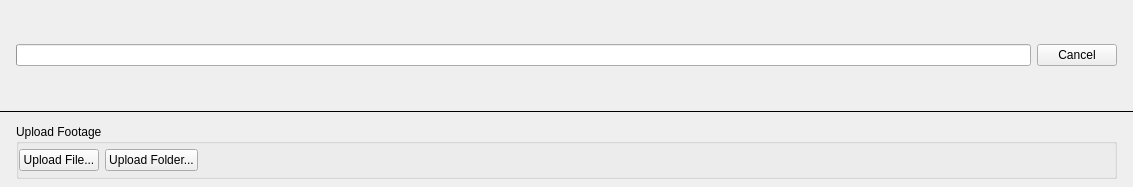
<?xml version="1.0" encoding="UTF-8"?>
<ui version="4.0">
 <class>WearableCameraUploadWidget</class>
 <widget class="QWidget" name="WearableCameraUploadWidget">
  <property name="geometry">
   <rect>
    <x>0</x>
    <y>0</y>
    <width>1133</width>
    <height>187</height>
   </rect>
  </property>
  <property name="sizePolicy">
   <sizepolicy hsizetype="MinimumExpanding" vsizetype="Fixed">
    <horstretch>0</horstretch>
    <verstretch>0</verstretch>
   </sizepolicy>
  </property>
  <layout class="QVBoxLayout" name="verticalLayout_3">
   <property name="spacing">
    <number>0</number>
   </property>
   <property name="leftMargin">
    <number>0</number>
   </property>
   <property name="topMargin">
    <number>0</number>
   </property>
   <property name="rightMargin">
    <number>0</number>
   </property>
   <property name="bottomMargin">
    <number>0</number>
   </property>
   <item>
    <widget class="nx::client::desktop::Panel" name="progressPanel" native="true">
     <layout class="QHBoxLayout" name="horizontalLayout">
      <property name="leftMargin">
       <number>16</number>
      </property>
      <property name="topMargin">
       <number>16</number>
      </property>
      <property name="rightMargin">
       <number>16</number>
      </property>
      <property name="bottomMargin">
       <number>16</number>
      </property>
      <item>
       <widget class="QProgressBar" name="uploadProgressBar"/>
      </item>
      <item>
       <widget class="QPushButton" name="cancelButton">
        <property name="text">
         <string>Cancel</string>
        </property>
       </widget>
      </item>
     </layout>
    </widget>
   </item>
   <item>
    <widget class="Line" name="line">
     <property name="maximumSize">
      <size>
       <width>16777215</width>
       <height>1</height>
      </size>
     </property>
     <property name="frameShadow">
      <enum>QFrame::Plain</enum>
     </property>
     <property name="orientation">
      <enum>Qt::Horizontal</enum>
     </property>
    </widget>
   </item>
   <item>
    <layout class="QVBoxLayout" name="verticalLayout_2">
     <property name="leftMargin">
      <number>16</number>
     </property>
     <property name="topMargin">
      <number>12</number>
     </property>
     <property name="rightMargin">
      <number>16</number>
     </property>
     <property name="bottomMargin">
      <number>8</number>
     </property>
     <item>
      <widget class="QGroupBox" name="uploadGroupBox">
       <property name="sizePolicy">
        <sizepolicy hsizetype="Preferred" vsizetype="Fixed">
         <horstretch>0</horstretch>
         <verstretch>0</verstretch>
        </sizepolicy>
       </property>
       <property name="title">
        <string>Upload Footage</string>
       </property>
       <property name="flat">
        <bool>true</bool>
       </property>
       <layout class="QVBoxLayout" name="verticalLayout">
        <property name="leftMargin">
         <number>0</number>
        </property>
        <property name="topMargin">
         <number>0</number>
        </property>
        <property name="rightMargin">
         <number>0</number>
        </property>
        <property name="bottomMargin">
         <number>0</number>
        </property>
        <item>
         <widget class="QStackedWidget" name="stackedWidget">
          <property name="currentIndex">
           <number>0</number>
          </property>
          <widget class="QWidget" name="controlsPage">
           <layout class="QHBoxLayout" name="horizontalLayout_2">
            <property name="leftMargin">
             <number>0</number>
            </property>
            <property name="topMargin">
             <number>0</number>
            </property>
            <property name="rightMargin">
             <number>0</number>
            </property>
            <property name="bottomMargin">
             <number>0</number>
            </property>
            <item>
             <widget class="QPushButton" name="uploadFileButton">
              <property name="text">
               <string>Upload File...</string>
              </property>
             </widget>
            </item>
            <item>
             <widget class="QPushButton" name="uploadFolderButton">
              <property name="text">
               <string>Upload Folder...</string>
              </property>
             </widget>
            </item>
            <item>
             <spacer name="horizontalSpacer">
              <property name="orientation">
               <enum>Qt::Horizontal</enum>
              </property>
              <property name="sizeHint" stdset="0">
               <size>
                <width>37</width>
                <height>17</height>
               </size>
              </property>
             </spacer>
            </item>
           </layout>
          </widget>
          <widget class="QWidget" name="messagePage">
           <layout class="QHBoxLayout" name="horizontalLayout_3">
            <item>
             <widget class="QLabel" name="messageLabel">
              <property name="text">
               <string notr="true">&lt;message&gt;</string>
              </property>
             </widget>
            </item>
           </layout>
          </widget>
         </widget>
        </item>
       </layout>
      </widget>
     </item>
    </layout>
   </item>
  </layout>
 </widget>
 <customwidgets>
  <customwidget>
   <class>nx::client::desktop::Panel</class>
   <extends>QWidget</extends>
   <header location="global">nx/client/desktop/common/widgets/panel.h</header>
   <container>1</container>
  </customwidget>
 </customwidgets>
 <resources/>
 <connections/>
</ui>
